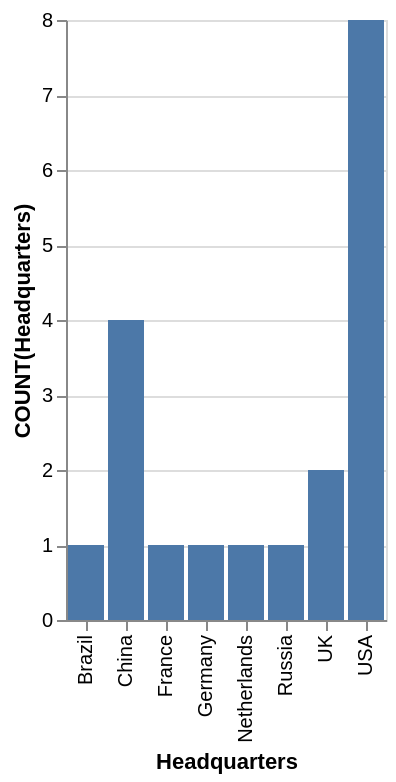

Vega-Lite specification stored for this chart:
### Vega-Lite specification from a JSON file in a GitHub repository (floating-point values rounded to 4 significant figures)
{"data": {"values": [{"x_data": "Brazil", "y_data": 1}, {"x_data": "China", "y_data": 4}, {"x_data": "France", "y_data": 1}, {"x_data": "Germany", "y_data": 1}, {"x_data": "Netherlands", "y_data": 1}, {"x_data": "Russia", "y_data": 1}, {"x_data": "UK", "y_data": 2}, {"x_data": "USA", "y_data": 8}]}, "mark": "bar", "encoding": {"x": {"field": "x_data", "type": "nominal", "title": "Headquarters", "sort": "ascending"}, "y": {"field": "y_data", "type": "quantitative", "title": "COUNT(Headquarters)"}}}
